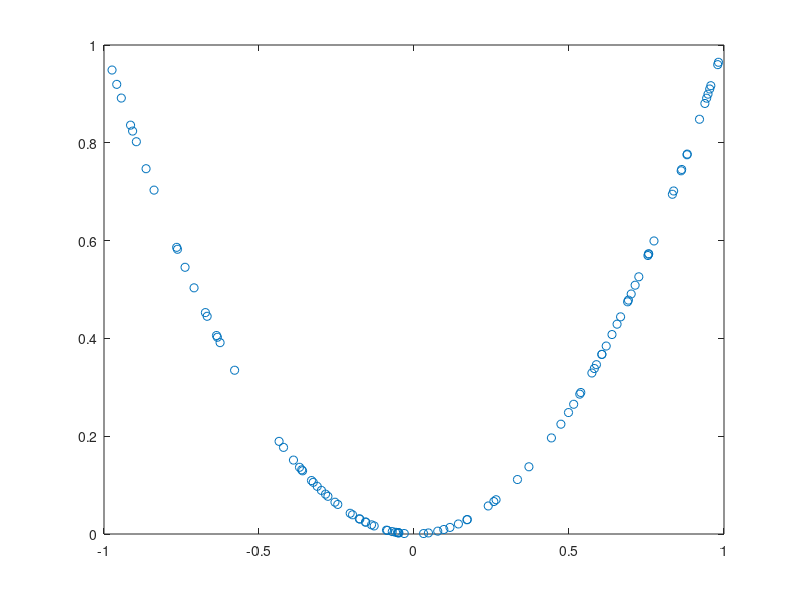

MATLAB code to generate this figure:
%shuts down all figures and clears all variables set in the framework
close all
clear all

a = rand(10,1);
normalized_a = a/norm(a);

A = rand(10);
for i=1:10
    A(i,i) = normalized_a(i)
end    

max=1;
min=-1;
len=100;
x=min+(max-min)*rand(1,len)

%the point '.' is a special matlab operator which means "make the operation
%element by element, or better x(1)*x(1), x(2)*x(2), ecc"
y = x.^2;

%plots x versus y using blue (default) empty circles.
plot(x,y,'o')
